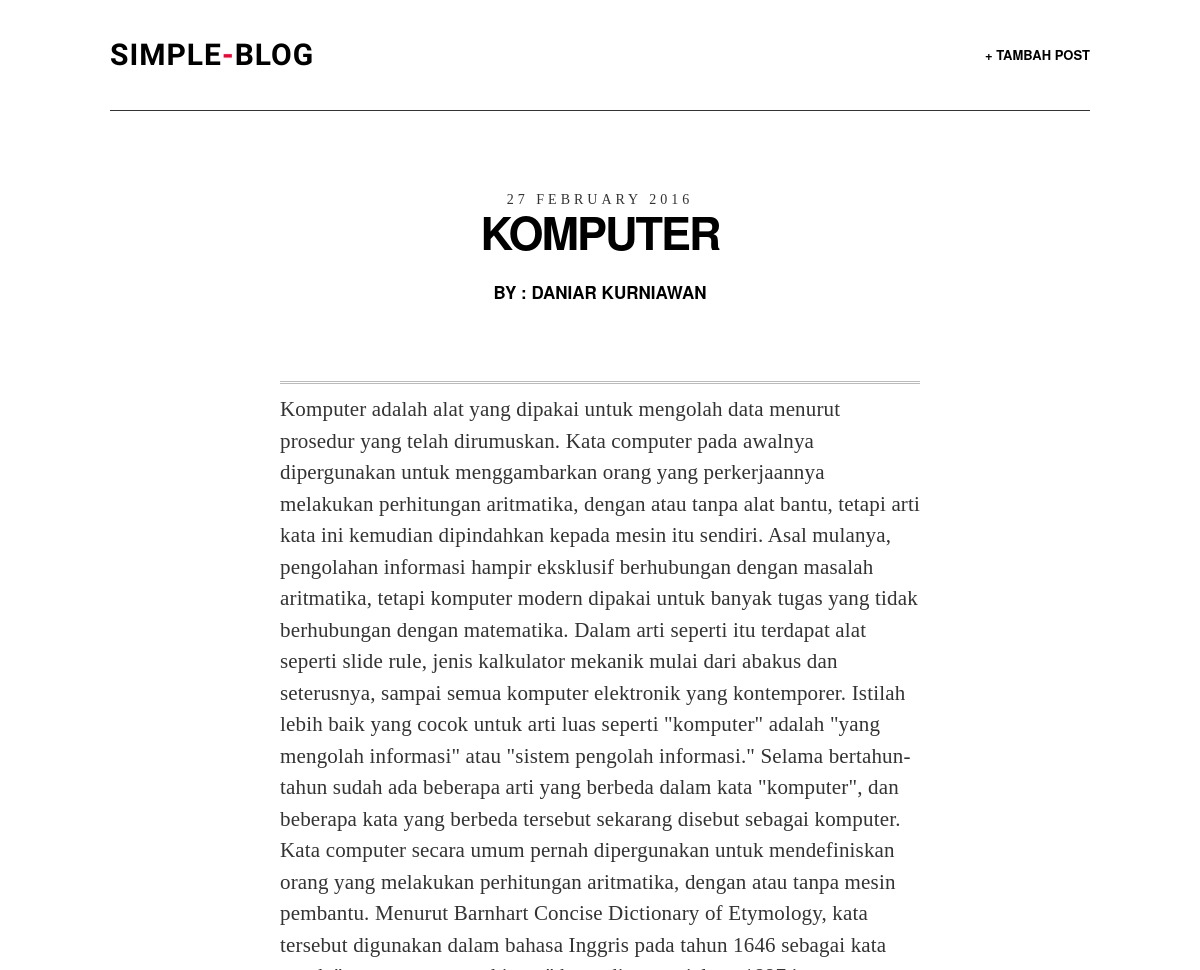
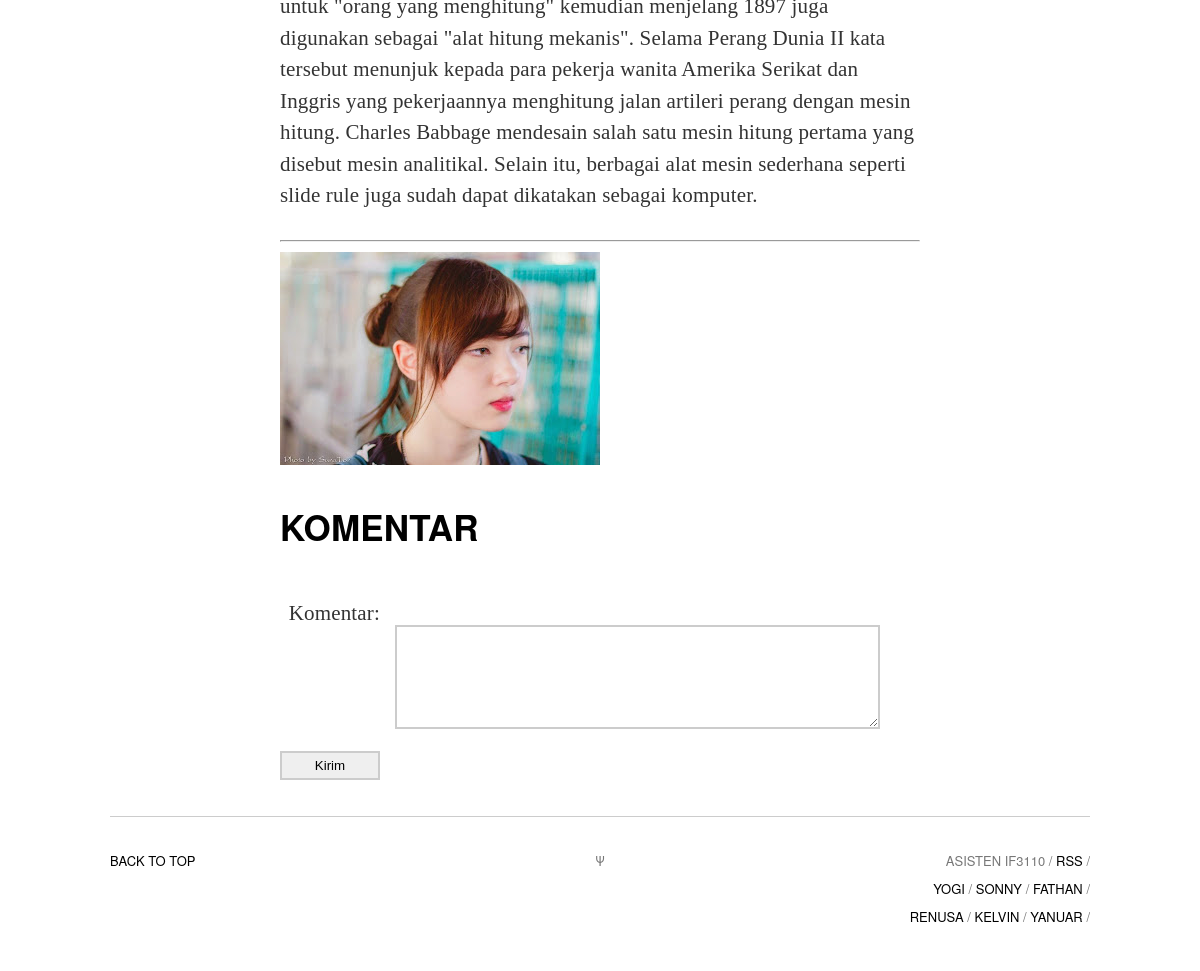
/post.php?postid=52 (signed in), run on the app's committed database (2 pictures, top to bottom).
### tables this page shows
CREATE TABLE `post` (
  `Post_Id` int(100) NOT NULL,
  `Creator_Id` int(11) NOT NULL,
  `Title` varchar(100) NOT NULL,
  `Date` datetime NOT NULL,
  `Contents` text NOT NULL,
  `Image` varchar(255) DEFAULT NULL
);

CREATE TABLE `user` (
  `User_Id` int(11) NOT NULL,
  `Nama` varchar(25) NOT NULL,
  `Email` varchar(25) NOT NULL,
  `Password` varchar(256) NOT NULL,
  `base2` int(11) DEFAULT '0',
  `random` int(11) DEFAULT '0',
  `shared_key` int(11) DEFAULT '0',
  `Identifier` varchar(256) DEFAULT '0',
  `Token` varchar(256) NOT NULL
);

### posthandling.php (called while the page is built, shortened)
<?php
if (isset($_SESSION["isLogin"])){
	function getspecificpost($con,$postid)
	{
		$stmt = $con->prepare(
		  "SELECT user.Nama ,user.User_Id, post.* FROM post INNER join user ON post.Creator_Id = user.User_Id WHERE Post_Id = ?");
		$stmt->bind_param('i', $postid);
		$stmt->execute();
		$result = $stmt->get_result();
		return $result;
	}
}else{
    header("Location: login.php");
}
 ?>

### post.php (the view, shortened to what this page needs)
<?php
  if (isset($_SESSION["isLogin"])){
 ?>
<!DOCTYPE html>
<?php
    $con = phpsqlconnection();
    $postid = htmlspecialchars($_GET['postid'], ENT_QUOTES, 'UTF-8');
    $getpostresult = getspecificpost($con,$postid);
    $row = mysqli_fetch_array($getpostresult);
 ?>
<html>
<head>
<link rel="stylesheet" type="text/css" href="assets/css/screen.css" />
</head>
<body class="default">
<div class="wrapper">
<nav class="nav">
    <a style="border:none;" id="logo" href="index.php"><h1>Simple<span>-</span>Blog</h1></a>
    <ul class="nav-primary">
        <li><a href="new_post.php">+ Tambah Post</a></li>
    </ul>
</nav>
<article class="art simple post">
    <header class="art-header">
        <div class="art-header-inner" style="margin-top: 0px; opacity: 1;">
            <?php
              $time = strtotime(htmlspecialchars($row['Date'], ENT_QUOTES, 'UTF-8'));
              $time = date('j F Y',$time);
              echo "<time class=\"art-time\">".$time."</time>";
             ?>
             <?php
              echo "<h2 class=\"art-title\">".htmlspecialchars($row['Title'], ENT_QUOTES, 'UTF-8')."</h2>";
              ?>
              <?php
                echo "<h6 style= 'text-align: center;'> by : ".$row['Nama']."</h6>";
                ?>
        </div>
    </header>
    <div class="art-body">
        <div class="art-body-inner">
            <hr class="featured-article" />
            <?php
                echo "<p>".htmlspecialchars($row['Contents'], ENT_QUOTES, 'UTF-8')."</p>";
             ?>
            <hr />
           <?php
              if ($row['Image']) {
                  echo "<img src=\"".$row['Image']."\" alt=\"\">";
              }
            ?>
            <h4>Komentar</h4>
            <div id="contact-area">
                <?php
                    echo
                    "<form name=\"AddComment\" method=\"post\"  onSubmit=\"return showcomments(".$postid.",Komentar.value)\">";
                 ?>
                    <label for="Komentar">Komentar:</label><br>
                    <textarea name="Komentar" rows="20" cols="20" id="Komentar" required></textarea>
                    <input type="submit" name="submit" value="Kirim" class="submit-button">
                </form>
            </div>
        </div>
    </div>
</article>
<footer class="footer">
    <div class="back-to-top"><a href="">Back to top</a></div>
    <div class="psi">&Psi;</div>
    <aside class="offsite-links">
        Asisten IF3110 /
        <a class="rss-link" href="#rss">RSS</a> /
        <br>
        <a class="twitter-link" href="http://twitter.com/YoGiiSinaga">Yogi</a> /
        <a class="twitter-link" href="http://twitter.com/sonnylazuardi">Sonny</a> /
        <a class="twitter-link" href="http://twitter.com/fathanpranaya">Fathan</a> /
        <br>
        <a class="twitter-link" href="#">Renusa</a> /
        <a class="twitter-link" href="#">Kelvin</a> /
        <a class="twitter-link" href="#">Yanuar</a> /
    </aside>
</footer>
</div>
</body>
</html>
<?php
    }else{
        header("Location: login.php");
        exit();
    }
 ?>

### data on the page
post: Date "27 FEBRUARY 2016", Title "KOMPUTER", Creator_Id.Nama "DANIAR KURNIAWAN", Contents "Komputer adalah alat yang dipakai untuk mengolah data menurut prosedur yang telah dirumuskan. Kata computer pada awalnya dipergunakan untuk menggambarkan orang yang perkerjaannya melakukan perhitungan aritmatika, dengan atau tanpa alat bantu, tetapi arti kata ini kemudian dipindahkan kepada mesin itu sendiri. Asal mulanya, pengolahan informasi hampir eksklusif berhubungan dengan masalah aritmatika, tetapi komputer modern dipakai untuk banyak tugas yang tidak berhubungan dengan matematika. Dalam arti seperti itu terdapat alat seperti slide rule, jenis kalkulator mekanik mulai dari abakus dan seterusnya, sampai semua komputer elektronik yang kontemporer. Istilah lebih baik yang cocok untuk…", Image (picture)
